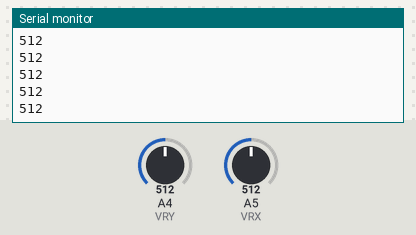
Recording of a sketch running on a simulated Arduino Uno, built with avr-gcc and run on an emulated ATmega328P. Parts: the last lines printed to the serial monitor. The inputs (shaded band) are chosen by the test bench; at power-on: A5 (VRX) = 512, A4 (VRY) = 512. No radio packets arrive unless stated.

Above: at 1.2 s.
1.3 s: A5 (VRX) set to 716
At 2.3 s:
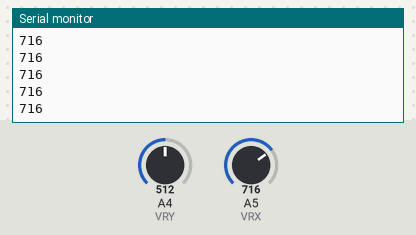
2.8 s: A5 (VRX) set to 900
At 3.7 s:
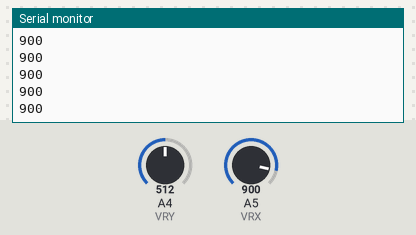
Timing chart, 0 to 5.8 s (numbered marks = the images above; inputs shaded):
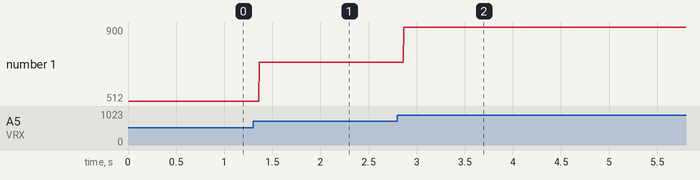

The sketch:

Nano_Control.ino
```cpp
#include <Servo.h>
#include <SPI.h>
#include <RF24.h>

#define VRX A5    // Arduino pin connected to VRX pin
#define VRY A4  // Arduino pin connected to Servo motor 1

int i = 2000;
int x;
int y;

RF24 radio(7, 8); // CE, CSN

const byte identificacion[6] = "00001";

void setup() {
  Serial.begin(9600);

  pinMode(VRX, INPUT);
  pinMode(VRY, INPUT);

  radio.begin();
  radio.openWritingPipe(identificacion);
  radio.setPALevel(RF24_PA_MIN);
  radio.stopListening();

}

void loop() {

  x = analogRead(VRX);
  y = analogRead(VRY);

  Serial.println(x);

  radio.write(&i, sizeof(i));
  radio.write(&x, sizeof(x));
  radio.write(&y, sizeof(y));

}
```

Measured:
- after the input at 1.3 s, the serial monitor: prints a new line after 0.06 s (image 1)
- after the input at 2.8 s, the serial monitor: prints a new line after 0.07 s (image 2)
- plotted number 1: 512 → 716 after the input at 1.3 s, 716 → 900 after the input at 2.8 s
